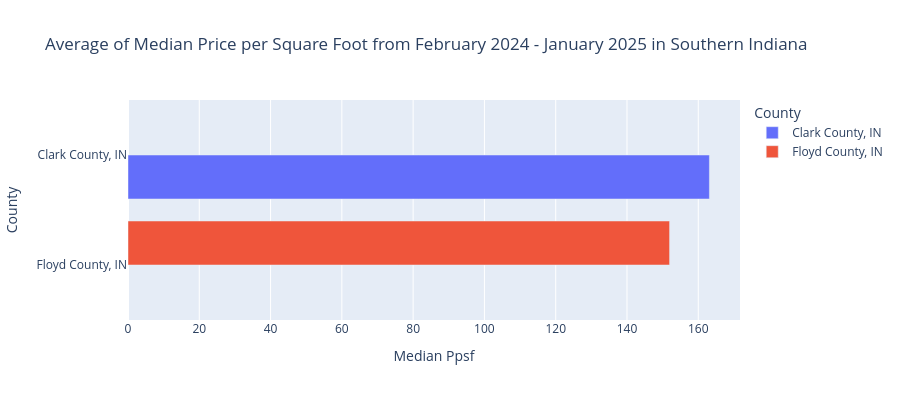

Notebook code for this chart:
### Code cell
# Create a bar graph
fig = px.bar(average_ppsf, x='Median Ppsf', y='Region', color='Region', barmode='group',
             title='Average of Median Price per Square Foot from February 2024 - January 2025 in Southern Indiana',
             labels={'Median Sale Price': 'Median Price per Square Foot Average ($)', 'Region': 'County'},
             height=400)

fig.show()

### Figure 1 — Plotly figure (JSON) as saved in the notebook; plotly's stock layout.template omitted (floating-point values rounded to 4 significant figures)
{"data": [{"alignmentgroup": "True", "hovertemplate": "County=%{y}<br>Median Ppsf=%{x}<extra></extra>", "legendgroup": "Clark County, IN", "marker": {"color": "#636efa", "pattern": {"shape": ""}}, "name": "Clark County, IN", "offsetgroup": "Clark County, IN", "orientation": "h", "showlegend": true, "textposition": "auto", "type": "bar", "x": [163.1], "xaxis": "x", "y": ["Clark County, IN"], "yaxis": "y"}, {"alignmentgroup": "True", "hovertemplate": "County=%{y}<br>Median Ppsf=%{x}<extra></extra>", "legendgroup": "Floyd County, IN", "marker": {"color": "#EF553B", "pattern": {"shape": ""}}, "name": "Floyd County, IN", "offsetgroup": "Floyd County, IN", "orientation": "h", "showlegend": true, "textposition": "auto", "type": "bar", "x": [151.9], "xaxis": "x", "y": ["Floyd County, IN"], "yaxis": "y"}], "layout": {"barmode": "group", "height": 400, "legend": {"title": {"text": "County"}, "tracegroupgap": 0}, "title": {"text": "Average of Median Price per Square Foot from February 2024 - January 2025 in Southern Indiana"}, "xaxis": {"anchor": "y", "domain": [0, 1], "title": {"text": "Median Ppsf"}}, "yaxis": {"anchor": "x", "categoryarray": ["Floyd County, IN", "Clark County, IN"], "categoryorder": "array", "domain": [0, 1], "title": {"text": "County"}}}}
